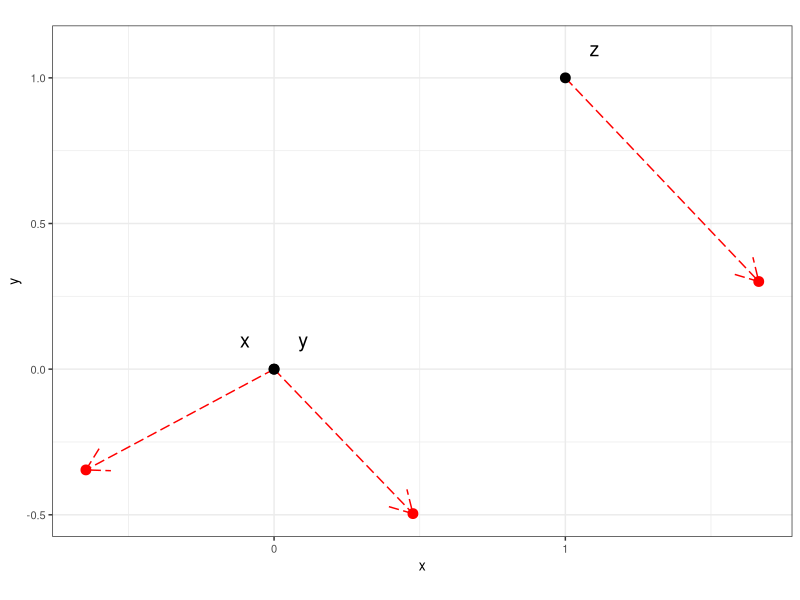
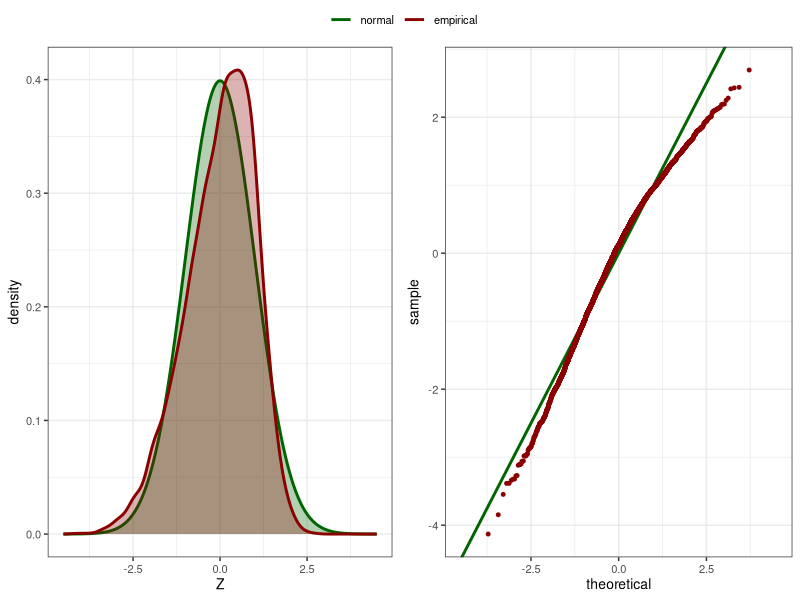
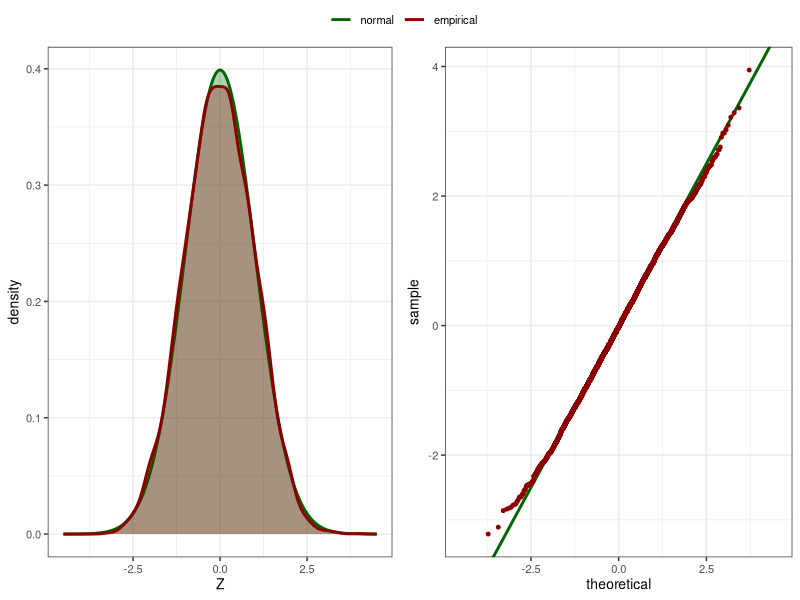
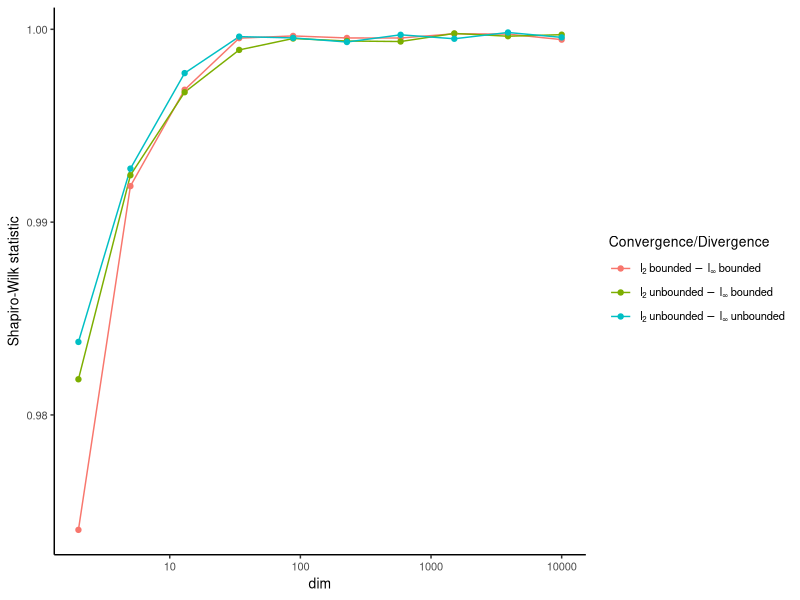

Source code (R) for these figures, in order:
### Load libraries ###

library("ggplot2") # general plotting
library("ggpubr") # combining plots

### Specify the experiment parameters ###

ntimes <- 5000 # number of noise replicates to investigate normality
maxdim <- 10000 # maximal dimension of the data set to be investigated
dims <- round(exp(seq(log(2), log(maxdim), length.out=10))) # dimensions to study from log-scale
a <- 0.75 # magnitude of noise: per dimension we sample noise uniformly from [-a, a]

### Specify the ground truth sequences ###

sequences <- list()

# bounded 2-norm, bounded infinity-norm
sequences[[1]] <- rbind(rep(0, maxdim), rep(0, maxdim), c(1, rep(0, maxdim - 1)))

# increasing 2-norm, bounded infinity-norm
sequences[[2]] <- rbind(rep(0, maxdim), rep(0, maxdim), rep(1, maxdim))

# increasing 2-norm, increasing infinity-norm
sequences[[3]] <- rbind(rep(0, maxdim), rep(0, maxdim), (1:maxdim)^(1/4 - 0.01)) 

### Choose an example triple of sequences for illustration ###

idx <- 2
x <- sequences[[idx]][1,]; y <- sequences[[idx]][2,]; z <- sequences[[idx]][3,]

### We now view the magnitude of noise we will use for the initial two dimensions ###

set.seed(12)
X <- data.frame(x=c(x[1], y[1], z[1]), y=c(x[2], y[2], z[2]))
XN <- X + matrix(runif(2 * 3, min=-a, max=a), ncol=2)

ggplot(X, aes(x=x, y=y)) +
  geom_segment(x=X[,1], y=X[,2], xend=XN[,1], yend=XN[,2], color="red", arrow=arrow(), linetype=5) +
  geom_point(size=3) +
  geom_point(data=XN, col="red", size=3) +
  theme_bw() +
  theme(text=element_text(size=10)) +
  coord_fixed() +
  annotate("text", x=X[,1] + c(-.1, .1, .1), y=X[,2] + c(.1, .1, .1), label=c("x", "y", "z"), size=5)

### Calculate the variance and fourth moment of our random noise variable ###

sigma2 <- a^2 / 3 # variance of uniform distribution over [-a, a]
mu4 <- a^4 / 5 # fourth moment of uniform distribution over [-a, a]

### Investigate normality of Y^(d) with added two-dimensional noise ###

this_dim <- 2
xd <- x[1:this_dim]; yd <- y[1:this_dim]; zd <- z[1:this_dim]
dxy <- norm(xd - yd, type="2"); dxz <- norm(xd - zd, type="2")
mu_d <- dxy^2 - dxz^2
sigma2_d <- 2 * this_dim * (mu4 + 3 * sigma2^2) + 
  8 * sigma2*(dxy^2 + dxz^2 - sum((xd - yd) * (xd - zd)))

Z <- sapply(1:ntimes, function(i){
    N <- matrix(runif(this_dim * 3, min=-a, max=a), ncol=3)
    dnxy <- norm(xd + N[,1] - yd - N[,2], type="2"); dnxz <- norm(xd + N[,1] - zd - N[,3], type="2")
    return((dnxy^2 - dnxz^2 - mu_d) / sqrt(sigma2_d))
  })

P1 <- ggplot(data.frame(Z=Z), aes(x=Z)) +
  stat_function(fun=dnorm, n=ntimes, geom="area", alpha=0.3, fill="darkgreen") +
  stat_function(fun=dnorm, n=ntimes, geom="line", aes(col="1"), size=1) +
  geom_density(alpha=.3, fill="darkred", col=NA) +
  geom_line(stat="density", aes(col="2"), size=1) +
  xlim(c(-4.5, 4.5)) +
  ylab("density") +
  scale_colour_manual(name="", labels=c("normal", "empirical"), values=c("darkgreen", "darkred")) +
  theme_bw() +
  theme(text=element_text(size=10))

P2 <- ggplot(data.frame(Z=Z), aes(sample=Z)) +
  geom_abline(aes(intercept=0, slope=1, col="1"), size=1) +
  stat_qq(aes(col="2"), size=1) +
  scale_colour_manual(name="", labels=c("normal", "empirical"), values=c("darkgreen", "darkred")) +
  xlim(c(-4.5, 4.5)) +
  theme_bw() +
  theme(text=element_text(size=10))

ggarrange(P1, P2, ncol=2, common.legend=TRUE)

### Investigate normality of Y^(d) with added high-dimensional noise ###

this_dim <- maxdim
xd <- x[1:this_dim]; yd <- y[1:this_dim]; zd <- z[1:this_dim]
dxy <- norm(xd - yd, type="2"); dxz <- norm(xd - zd, type="2")
mu_d <- dxy^2 - dxz^2
sigma2_d <- 2 * this_dim * (mu4 + 3 *sigma2^2) +
  8 * sigma2 * (dxy^2 + dxz^2 - sum((xd - yd) * (xd - zd)))

Z <- sapply(1:ntimes, function(i){
  N <- matrix(runif(this_dim * 3, min=-a, max=a), ncol=3)
  dnxy <- norm(xd + N[,1] - yd - N[,2], type="2"); dnxz <- norm(xd + N[,1] - zd - N[,3], type="2")
  return((dnxy^2 - dnxz^2 - mu_d) / sqrt(sigma2_d))
})

P1 <- ggplot(data.frame(Z=Z), aes(x=Z)) +
  stat_function(fun=dnorm, n=ntimes, geom="area", alpha=0.3, fill="darkgreen") +
  stat_function(fun=dnorm, n=ntimes, geom="line", aes(col="1"), size=1) +
  geom_density(alpha=.3, fill="darkred", col=NA) +
  geom_line(stat="density", aes(col="2"), size=1) +
  xlim(c(-4.5, 4.5)) +
  ylab("density") +
  scale_colour_manual(name="", labels=c("normal", "empirical"), values=c("darkgreen", "darkred")) +
  theme_bw() +
  theme(text=element_text(size=10))

P2 <- ggplot(data.frame(Z=Z), aes(sample=Z)) +
  geom_abline(aes(intercept=0, slope=1, col="1"), size=1) +
  stat_qq(aes(col="2"), size=1) +
  scale_colour_manual(name="", labels=c("normal", "empirical"), values=c("darkgreen", "darkred")) +
  xlim(c(-4.5, 4.5)) +
  theme_bw() +
  theme(text=element_text(size=10)) 

ggarrange(P1, P2, ncol=2, common.legend=TRUE)

### Quantify the normality of Y^(d) for varying dimensions and types of sequences ###

shapiro_tests <- data.frame(sequence=integer(), dim=integer(), ST=numeric())
sequence_params <- lapply(1:length(sequences), function(idx){
  lapply(dims, function(this_dim){
    xd <- x[1:this_dim]; yd <- y[1:this_dim]; zd <- z[1:this_dim]
    dxy <- norm(xd - yd, type="2"); dxz <- norm(xd - zd, type="2")
    mu_d <- dxy^2 - dxz^2
    sigma2_d <- 2 * this_dim * (mu4 + 3 * sigma2^2) +
      8 * sigma2 * (dxy^2 + dxz^2 - sum((xd - yd) * (xd - zd)))
    return(list(mu_d=mu_d, sigma2_d=sigma2_d))
  })
})

for(idx1 in 1:length(sequences)){
  x <- sequences[[idx1]][1,]; y <- sequences[[idx1]][2,]; z <- sequences[[idx1]][3,]
  
  Zs <- sapply(1:ntimes, function(n){
    N <- matrix(runif(maxdim * 3, min=-a, max=a), ncol=3)
    sapply(1:length(dims), function(idx2){
      this_dim <- dims[idx2]
      dnxy <- norm(x[1:this_dim] + N[1:this_dim, 1] - y[1:this_dim] - N[1:this_dim, 2], type="2")
      dnxz <- norm(x[1:this_dim] + N[1:this_dim, 1] - z[1:this_dim] - N[1:this_dim, 3], type="2")
      return((dnxy^2 - dnxz^2 - sequence_params[[idx1]][[idx2]]$mu_d) / 
               sqrt(sequence_params[[idx1]][[idx2]]$sigma2_d))
    })
  })

  ST <- sapply(apply(Zs, 1, shapiro.test), function(st) st[[1]])
  
  shapiro_tests[nrow(shapiro_tests) + 1:length(ST),] <- cbind(rep(idx1, length(ST)), dims, ST)
}

ggplot(shapiro_tests, aes(x=dim, y=ST, col=factor(sequence))) +
  geom_line() +
  geom_point() +
  scale_x_log10() +
  ylab("Shapiro-Wilk statistic") +
  scale_colour_manual(name="Convergence/Divergence", 
                      labels=c(bquote(l[2]~bounded~-~l[infinity]~bounded), 
                               bquote(l[2]~unbounded~-~l[infinity]~bounded),
                               bquote(l[2]~unbounded~-~l[infinity]~unbounded)),
                      values=c("#F8766D", "#7CAE00", "#00BFC4")) +
  theme_classic() +
  theme(text=element_text(size=10))
